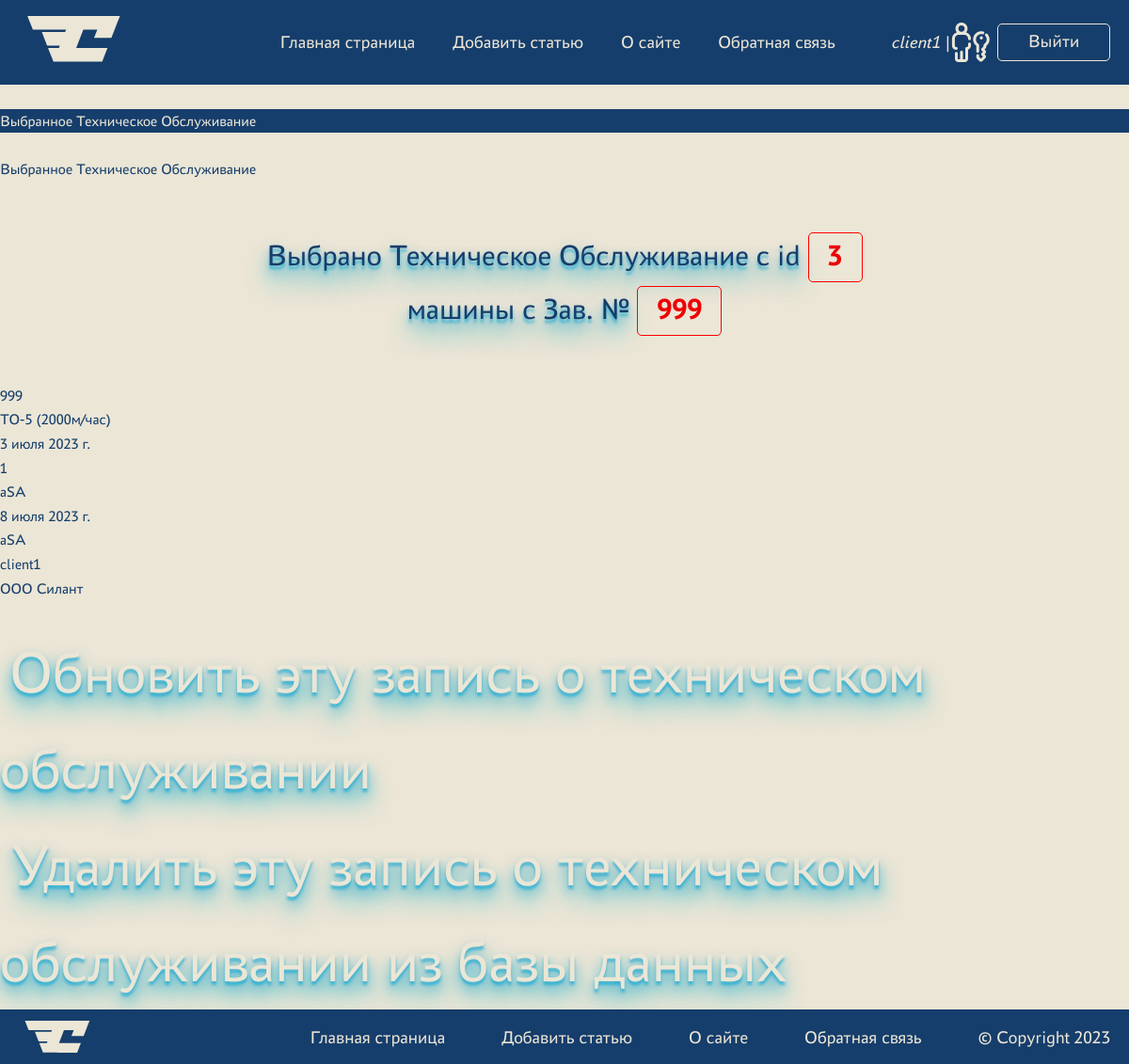
/maintenance/3/ (signed in), run on an earlier commit of the app's database.
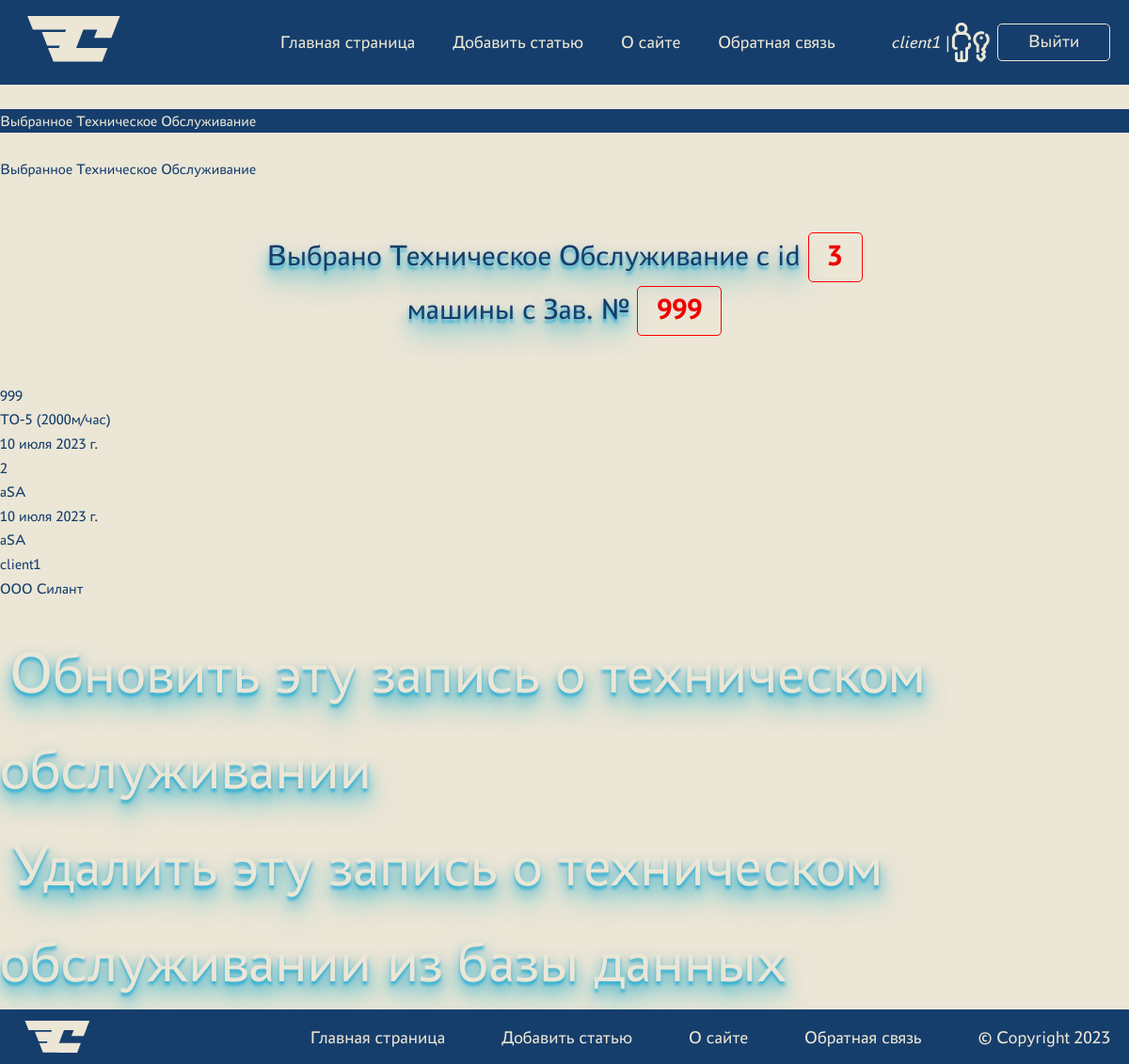
And on a later commit of the database.
### crm_app/models.py (models this page shows, shortened)
class Maintenance(models.Model):
    machine = models.ForeignKey(
        Machine, on_delete=models.CASCADE, verbose_name='Зав. № машины')
    type = models.ForeignKey(
        'MaintenanceType', on_delete=models.CASCADE, related_name='maintenanceTypes', verbose_name='Вид ТО')
    maintenanceDate = models.DateField(verbose_name='Дата проведения ТО')
    operatingTime = models.IntegerField(verbose_name='Наработка, м/час')
    workOrder = models.CharField(max_length=255, verbose_name='№ заказ-наряда')
    workOrderDate = models.DateField(verbose_name='Дата заказ-наряда')
    executor = models.CharField(
        max_length=255, verbose_name='Орг-ция, проводившая ТО')
    client = models.ForeignKey(
        User, on_delete=models.CASCADE, verbose_name='Клиент')
    serviceCompany = models.ForeignKey(
        'ServiceCompany', on_delete=models.CASCADE, verbose_name='Сервисная компания')
    class Meta:
        verbose_name = 'Техническое обслуживание'
        verbose_name_plural = 'ТЕХНИЧЕСКОЕ ОБСЛУЖИВАНИЕ'

class Machine(models.Model):
    serialNumber = models.CharField(
        max_length=255, unique=True, verbose_name='Зав. № машины')
    modelMachine = models.ForeignKey(
        'ModelMachine', on_delete=models.CASCADE, related_name='modelMachines', verbose_name='Модель техники')
    serialNumberEngine = models.CharField(
        max_length=255, unique=True, verbose_name='Зав. № двигателя')
    modelEngine = models.ForeignKey(
        'ModelEngine', on_delete=models.CASCADE, related_name='modelEngines', verbose_name='Модель двигателя')
    serialTransmission = models.CharField(
        max_length=255, unique=True, verbose_name='Зав. № трансмиссии')
    modelTransmission = models.ForeignKey(
        'ModelTransmission', on_delete=models.CASCADE, related_name='modelTransmissions', verbose_name='Модель трансмиссии')
    serialDriveAxle = models.CharField(
        max_length=255, unique=True, verbose_name='Зав. № ведущего моста')
    modelDriveAxle = models.ForeignKey(
        'ModelDriveAxle', on_delete=models.CASCADE, related_name='modelDriveAxles', verbose_name='Модель ведущего моста')
    serialSteeringAxle = models.CharField(
        max_length=255, unique=True, verbose_name='Зав. № управляемого моста')
    modelSteeringAxle = models.ForeignKey(
        'ModelSteeringAxle', on_delete=models.CASCADE, related_name='modelSteeringAxles', verbose_name='Модель управляемого моста')
    deliveryContract = models.CharField(
        max_length=255, verbose_name='Договор поставки №, дата')
    shipmentDate = models.DateField(verbose_name='Дата отгрузки с завода')
    consignee = models.CharField(
        max_length=255, verbose_name='Грузополучатель (конечный потребитель)')
    deliveryAddress = models.CharField(
        max_length=255, verbose_name='Адрес поставки (эксплуатации)')
    additionalOptions = models.TextField(
        default='Комплектация не указана', verbose_name='Комплектация (дополнительные опции)')
    client = models.ForeignKey(
        User, on_delete=models.CASCADE, related_name='clients', verbose_name='Клиент')
    serviceCompany = models.ForeignKey(
        'ServiceCompany', on_delete=models.CASCADE, verbose_name='Сервисная компания')
    class Meta:
        verbose_name = 'Машина'
        verbose_name_plural = 'МАШИНЫ'
    def __str__(self):
        return self.serialNumber

class MaintenanceType(models.Model):
    name = models.CharField(max_length=255, verbose_name='Название')
    description = models.TextField(verbose_name='Описание')
    class Meta:
        verbose_name = 'Вид Технического Обслуживания'
        verbose_name_plural = '_СПРАВОЧНИК_Виды Технического Обслуживания'
    def __str__(self):
        return self.name

class ServiceCompany(models.Model):
    name = models.CharField(max_length=255, verbose_name='Название')
    description = models.TextField(verbose_name='Описание')
    class Meta:
        verbose_name = 'Сервисная компания'
        verbose_name_plural = '_СПРАВОЧНИК_Сервисные компании'
    def __str__(self):
        return self.name

### crm_app/views.py (the view)
@login_required()
def show_maintenance(request, maintenance_id):
    maintenance = get_object_or_404(Maintenance, pk=maintenance_id)
    context = {
        'maintenance': maintenance,
        'machine_table_titles': machine_table_titles,
        'menu': menu,
        'title': "Выбранное Техническое Обслуживание"
    }
    return render(request, 'crm_app/crud_read_maintenance.html', context=context)

### crm_app/templates/crm_app/crud_read_maintenance.html
{% extends 'crm_app/base.html' %}{% block content %}
<br />
<h1>{{title}}</h1>
<br />
{{title}} <br />
<div class="subtitle_in_tabs">
  Выбрано Техническое Обслуживание с id
  <span>{{ maintenance.id}}</span>
  <br />
  машины с Зав. №
  <span>{{ maintenance.machine}}</span>
</div>
{{ maintenance.machine }} <br />
{{ maintenance.type }} <br />
{{ maintenance.maintenanceDate }} <br />
{{ maintenance.operatingTime }} <br />
{{ maintenance.workOrder }} <br />
{{ maintenance.workOrderDate }} <br />
{{ maintenance.executor }} <br />
{{ maintenance.client }} <br />
{{ maintenance.serviceCompany }} <br />
<br />
<a class="page-title" href="{% url 'update_maintenance' maintenance.pk %}"
  >Обновить эту запись о техническом обслуживании</a
>
<br />
<a class="page-title" href="{% url 'delete_maintenance' maintenance.pk %}"
  >Удалить эту запись о техническом обслуживании из базы данных</a
>
<br />
{% endblock content %}

### crm_app/templates/crm_app/base.html (shortened to what this page needs)
<!DOCTYPE html>
<html lang="en">
  <head>
    {% load static %}
    <link
      type="text/css"
      rel="stylesheet"
      href="{% static 'crm_app/css/main_styles.css' %}"
    />
    <link
      type="text/css"
      rel="stylesheet"
      href="{% static 'members/css/styles.css' %}"
    />
  </head>
  <body>
    <div class="wrapper">
      <div class="header">
        <div class="header__top header__top--open">
          <div class="container">
            <div class="header__inner">
              <a class="header__logo" href="{% url 'about' %}">
              </a>
              <ul class="header__menu-list">
                {% block mainmenu %} {% for m in menu %}
                <li class="header__menu-item">
                  <a href="{% url m.url_name %}">{{m.title}}</a>
                </li>
                {% endfor %} {% if request.user.is_authenticated %}
                <li class="header__menu-user">{{ request.user }} |</li>
                <li class="header__menu-item">
                  <a href="{% url 'logout' %}">Выйти</a>
                </li>
                {% else %}
                <li class="header__menu-item">
                  <a href="{% url 'login' %}">Войти</a>
                </li>
                {% endif %} {% endblock mainmenu %}
              </ul>
            </div>
          </div>
        </div>
      </div>
      <main>{% block content %} {% endblock content %}</main>
      <div class="footer">
        <div class="container">
          <div class="footer__inner">
            <a class="footer__logo" href="{% url 'about' %}">
            </a>
            <ul class="footer__menu-list">
              {% for m in menu %}
              <li class="footer__menu-item">
                <a href="{% url m.url_name %}">{{m.title}}</a>
              </li>
              {% endfor %}
              <li class="footer__menu-item">© Copyright 2023</li>
            </ul>
          </div>
        </div>
      </div>
    </div>
  </body>
</html>

### crm_app/static/crm_app/css/main_styles.css (style rules this page uses)
* { padding:0;margin:0;border:0 }
*,:after,:before { -webkit-box-sizing:border-box;box-sizing:border-box }
aside,footer,header,main,nav { display:block }
body,html { height:100%;width:100%;font-size:100%;line-height:1;-ms-text-size-adjust:100%;-moz-text-size-adjust:100%;-webkit-text-size-adjust:100% }
a,a:visited { text-decoration:none }
ul li { list-style:none }
h1,h2,h3,h4,h5,h6 { font-size:inherit;font-weight:inherit }
a { color:inherit }
.subtitle_in_tabs { font-size:2rem;line-height:1.8;padding:50px 20px;text-shadow:0px 4px 3px rgba(9,164,211,0.623),0px 8px 13px rgba(6,151,199,0.59),0px 18px 23px rgba(10,187,211,0.671);text-align:center }
.subtitle_in_tabs span { font-size:2rem;font-weight:bolder;color:#ee0202;border:1px solid red;padding:5px 20px 10px 20px;border-radius:5px;text-shadow:none }
body,html { font-family:Astra,sans-serif;font-size:1rem;color:#163e6c;background:#ebe6d6;line-height:160% }
main { min-height:86vh }
.wrapper { width:100%;display:-webkit-box;display:-ms-flexbox;display:flex;-webkit-box-orient:vertical;-webkit-box-direction:normal;-ms-flex-direction:column;flex-direction:column;overflow:hidden }
.container { max-width:1960px;margin:0px auto;padding:0px 20px;height:auto }
.page-title { font-size:4rem;padding:0px 10px;color:#ebe6d6;line-height:160%;text-align:center;text-shadow:0px 4px 3px rgba(9,164,211,0.623),0px 8px 13px rgba(6,151,199,0.59),0px 18px 23px rgba(10,187,211,0.671) }
h1 { color:#ebe6d6;background:#163e6c }
.header { background:#163e6c;color:#ebe6d6 }
.header__inner { display:-webkit-box;display:-ms-flexbox;display:flex;-webkit-box-pack:justify;-ms-flex-pack:justify;justify-content:space-between;-webkit-box-align:center;-ms-flex-align:center;align-items:center }
.header__menu-list { display:-webkit-box;display:-ms-flexbox;display:flex;color:#ebe6d6;font-size:1.5rem;-webkit-box-align:center;-ms-flex-align:center;align-items:center }
.header__menu-item { margin-right:20px;position:relative;margin-left:40px }
.header__menu-item:last-child { margin-right:0;text-align:center;padding:5px 0;width:120px;height:40px;border:1px solid #ebe6d6;border-radius:5px }
.header__menu-user { font-style:italic;color:#ebe6d6;margin-left:40px;margin-right:20px;-webkit-transform:none;transform:none;-webkit-transition:none;transition:none;position:relative }
.header__menu-user:before { content:"";background:url("../images/icons8-login-48.png");width:48px;height:48px;display:block;position:absolute;top:50%;-webkit-transform:translateY(-50%);transform:translateY(-50%);left:80px }
.footer { background:#163e6c;color:#ebe6d6 }
.footer__inner { display:-webkit-box;display:-ms-flexbox;display:flex;-webkit-box-pack:justify;-ms-flex-pack:justify;justify-content:space-between;-webkit-box-align:center;-ms-flex-align:center;align-items:center }
.footer__logo>svg { width:70%;height:70%;display:-webkit-box;display:-ms-flexbox;display:flex;-ms-flex-line-pack:center;align-content:center }
.footer__menu-list { display:-webkit-box;display:-ms-flexbox;display:flex;color:#ebe6d6;font-size:1.2rem;-webkit-box-align:center;-ms-flex-align:center;align-items:center }
.footer__menu-item { margin-right:20px;position:relative;margin-left:40px }
.footer__menu-item:last-child { margin-right:0;text-align:right }
@media (max-width:1260px) { .header__menu-list { font-size:1.2rem } }
@media (max-width:1260px) { .header__menu-item { margin-right:20px;margin-left:20px } }
@media (max-width:1260px) { .header__menu-user { margin-right:30px } }
@media (max-width:1260px) { .header__menu-user:before { width:48px;height:48px;left:60px } }

What changed in the data, as far as the page shows it:
changed Maintenance "aSA": maintenanceDate "3 июля 2023 г." → "10 июля 2023 г."; operatingTime "1" → "2"; workOrderDate "8 июля 2023 г." → "10 июля 2023 г."
